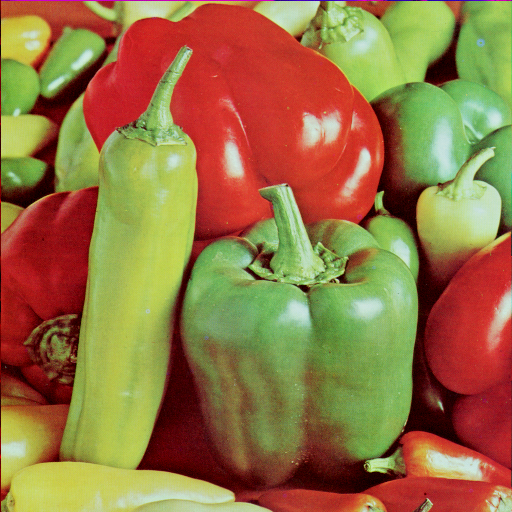
//> input picture proj1/imageprocessor_files/peppers.ppm, 512 x 512 px
$ ./imageprocessor imageprocessor_files/peppers.ppm   (built with g++ and OpenCV 4)
//> lines starting //> are read from the running program, lines starting //| are printed output that depends on the picture
#include <iostream>
#include <fstream>
#include <opencv2/highgui/highgui.hpp>
#include <opencv2/imgproc/imgproc.hpp>
#include <matplotlibcpp.h>
#include <chrono>


namespace plt = matplotlibcpp;
using namespace cv;
using namespace std;

class ImageProcessor
{
  public:
    map<string, double> processingTimes;

    Mat loadImage(const string &filename)
    {
//> called with filename = "imageprocessor_files/peppers.ppm"
      Mat image = imread(filename);
//> image is the input picture: 512 rows x 512 cols, CV_8UC3; mean B, G, R 66.5, 115.6, 149.8
      imshow("Original image",image);
      waitKey(0);

      return image;
    }

    vector<Mat> splitImage(const Mat image)
    {
      vector<Mat> channels;
      split(image, channels);
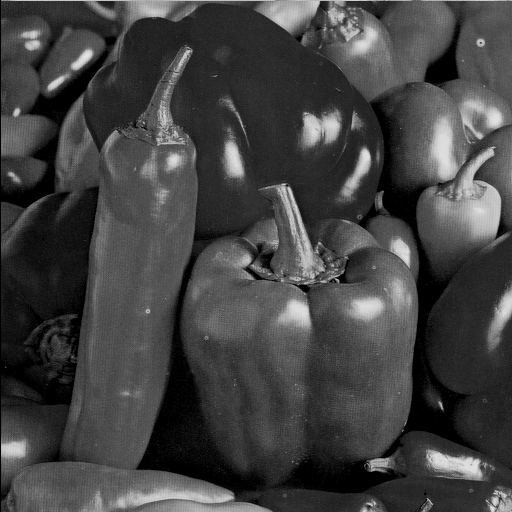
//> channels[0]: 512 rows x 512 cols, CV_8UC1; min 0, max 229, mean 66.5
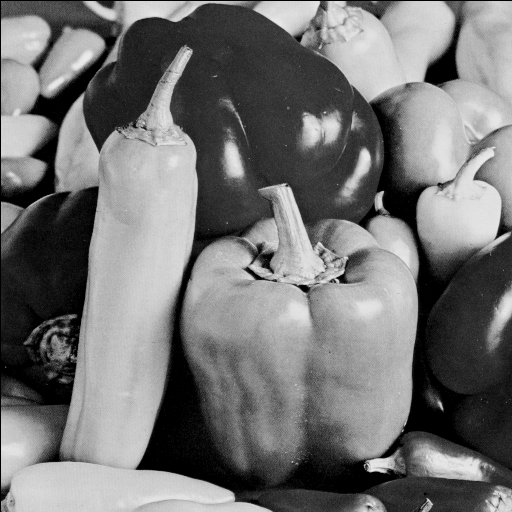
//> channels[1]: 512 rows x 512 cols, CV_8UC1; min 0, max 237, mean 115.6
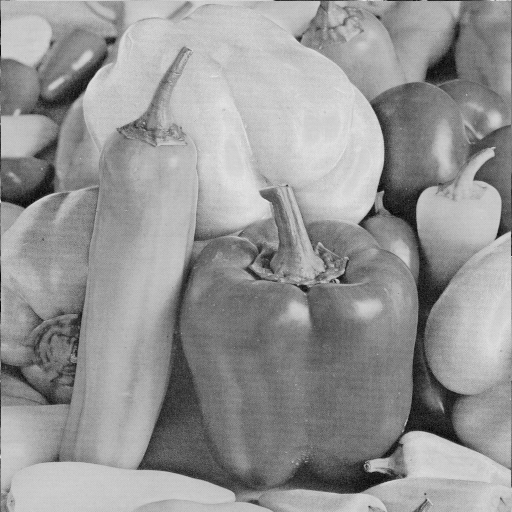
//> channels[2]: 512 rows x 512 cols, CV_8UC1; min 0, max 231, mean 149.8
      imshow("Blue",channels[0]);
      imshow("Red",channels[1]);
      imshow("Green",channels[2]);

      Mat blueBGR, redBGR, greenBGR;
      cvtColor(channels[0], blueBGR, COLOR_GRAY2BGR);
      cvtColor(channels[1], redBGR, COLOR_GRAY2BGR);
      cvtColor(channels[2], greenBGR, COLOR_GRAY2BGR);

      imwrite("../imageprocessor_files/results/blueImage.png", blueBGR);
      imwrite("../imageprocessor_files/results/redImage.png", redBGR);
      imwrite("../imageprocessor_files/results/greenImage.png", greenBGR);
      waitKey(0);
      return channels;
    }

    Mat toGrayscale(const Mat image)
    {
      Mat grayMat;
      cvtColor(image, grayMat, COLOR_BGR2GRAY);
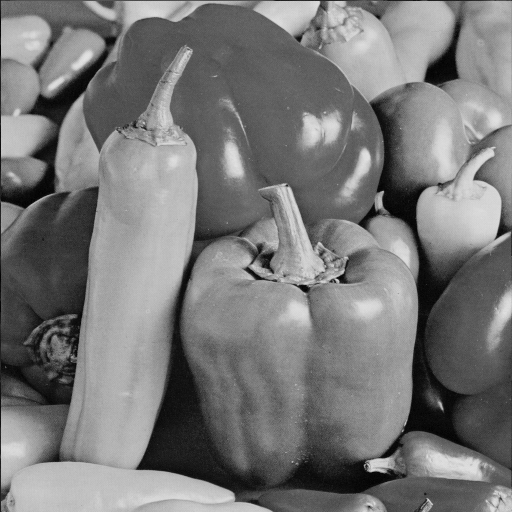
//> grayMat: 512 rows x 512 cols, CV_8UC1; min 0, max 228, mean 120.2
      imshow("Grey", grayMat);

      Mat grayMatBGR;
      cvtColor(grayMat, grayMatBGR, COLOR_GRAY2BGR);

      imwrite("../imageprocessor_files/results/grayMat.png", grayMatBGR);
      waitKey(0);
      return grayMat;
    }

    void calculateHistogram(const Mat &image)
    {
      // Calculate histogram
      Mat hist;
      int histSize = 256; // Number of bins
      float range[] = {0, 256}; // Range of pixel values
      const float *histRange = {range};

      calcHist(&image, 1, 0, Mat(), hist, 1, &histSize, &histRange);

      // Convert histogram to vector for matplotlib
      vector<float> histVec(histSize);
      for (int i = 0; i < histSize; i++)
      {
        histVec[i] = hist.at<float>(i);
      }

      // Plot histogram using matplotlib
      plt::figure_size(800, 600);
      plt::bar(histVec);
      plt::title("Pixel Intensity");
      plt::show();
    }

    void gaussianBlur(const Mat &image)
    {
      Mat blurredImage13, blurredImage7;
      GaussianBlur(image, blurredImage13, Size(13, 13), 0);
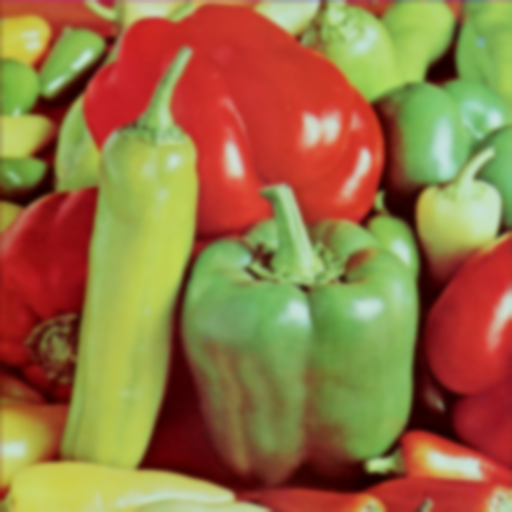
//> blurredImage13: 512 rows x 512 cols, CV_8UC3; mean B, G, R 66.5, 115.8, 149.9
      GaussianBlur(image, blurredImage7, Size(7, 7), 0);
      imshow("Blurred Image with 7x7 kernel", blurredImage7);
      imshow("Blurred Image with 13x13 kernel", blurredImage13);
      imwrite("../imageprocessor_files/results/blurredImage13.png", blurredImage13);
      imwrite("../imageprocessor_files/results/blurredImage7.png", blurredImage7);
      waitKey(0);
    }

    Mat imageDifference(const Mat &image1, const Mat &image2)
  {
    if (image1.size() != image2.size() || image1.type() != image2.type()) {
        cerr << "Error: Images must have the same size and type for imageDifference." << endl;
        return Mat();
    }
    Mat diffImage;
    absdiff(image1, image2, diffImage);
//> diffImage: 512 rows x 512 cols, CV_8UC3; every value is 0
    imshow("Difference between 2 images", diffImage);
    imwrite("../imageprocessor_files/results/diffImage.png", diffImage);
    waitKey(0);
    return diffImage;
  }

  double calculateMSE(const Mat &image1, const Mat &image2)
  {
    if (image1.size() != image2.size() || image1.type() != image2.type()) {
        cerr << "Error: Images must have the same size and type for MSE calculation." << endl;
        return -1.0;
    }
    Mat s1;
    absdiff(image1, image2, s1);
    s1.convertTo(s1, CV_32F);
//> s1: 512 rows x 512 cols, CV_32FC3; every value is 0
    s1 = s1.mul(s1);

    Scalar s = sum(s1);
//> s = Scalar(0)
    double sse = s.val[0] + s.val[1] + s.val[2];
//> sse = 0
    double mse = sse / (double)(image1.channels() * image1.total());
//> mse = 0
    cout << "MSE: " << mse << endl;
//| MSE: 0
//| MSE: 0
    return mse;
  }

  double calculatePSNR(const Mat &image1, const Mat &image2)
  {
    double mse = calculateMSE(image1, image2);
//> mse = 0
    if (mse <= 0) {
        cerr << "PSNR calculation not possible: MSE is zero or images are incompatible." << endl;
        return -1.0;
    }
    double max_pixel = 255.0;
    double psnr = 20 * log10(max_pixel / sqrt(mse));
    cout << "PSNR: " << psnr << endl;
    return psnr;
  }

    Mat quantizeImage(const Mat &image, int levels)
    {
//> called with levels = 4
      Mat quantizedImage;
      float scale = 255.0 / (levels - 1);
      image.convertTo(quantizedImage, CV_32F); // Convert to float for processing
      quantizedImage = quantizedImage / scale;
      quantizedImage.convertTo(quantizedImage, CV_32F, 1.0, 0.5); // Add 0.5 for rounding
      quantizedImage.convertTo(quantizedImage, CV_8U); // Convert back to 8-bit
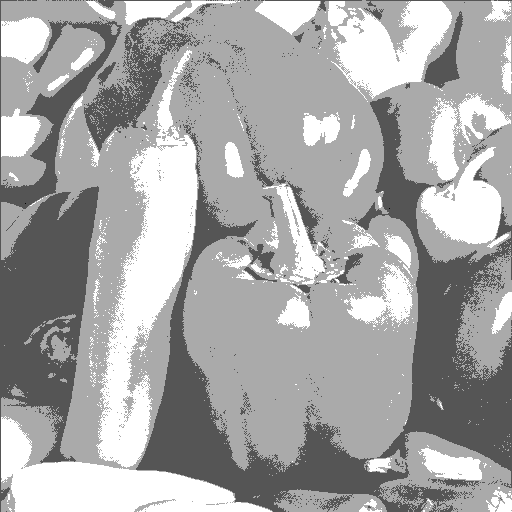
//> quantizedImage: 512 rows x 512 cols, CV_8UC1; min 0, max 3, mean 1.96; drawn with min black and max white
      quantizedImage = quantizedImage * scale;
//> in calculateMSE (call 3), `s1 = s1.mul(s1);`:
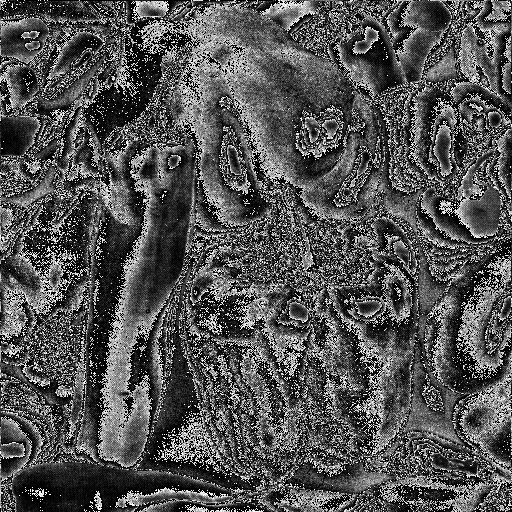
//> s1: 512 rows x 512 cols, CV_32FC1; min 0, max 784, mean 256.4; drawn with min black and max white
//> in calculateMSE (call 3), `Scalar s = sum(s1);`: s = Scalar(67220694)
//> in calculateMSE (call 3), `double sse = s.val[0] + s.val[1] + s.val[2];`: sse = 67220694
//> in calculateMSE (call 3), `double mse = sse / (double)(image1.channels() * image1.total());`: mse = 256.4
//| MSE: 256.427
//| PSNR: 24.0412
//> in calculateHistogram, `calcHist(&image, 1, 0, Mat(), hist, 1, &histSize, &histRange);`: hist = 256 values, max 2743 at index 96, min 0 at index 229, mean 1024
//> after the loop in calculateHistogram, `for (int i = 0; i < histSize; i++)`: histVec has the same summary as hist
//> (in calculateHistogram, `plt::figure_size(800, 600);` was passed over: plt is not available in this run)
//> (in calculateHistogram, `plt::bar(histVec);` was passed over: plt is not available in this run)
//> (in calculateHistogram, `plt::title("Pixel Intensity");` was passed over: plt is not available in this run)
//> (in calculateHistogram, `plt::show();` was passed over: plt is not available in this run)
      imshow("Quantized Image", quantizedImage);
      waitKey(0);
      return quantizedImage;
    }

    void measureAndPlotProcessingTime(const string &filename)
    {
        processingTimes.clear();  // Clear previous measurements

        // Helper lambda function to measure and store times
        auto measure = [&](const string &label, auto &&func) {
            auto start = chrono::high_resolution_clock::now();
            func();
            auto end = chrono::high_resolution_clock::now();
            processingTimes[label] = chrono::duration_cast<chrono::milliseconds>(end - start).count();
        };

        // Measure each function in the ImageProcessor class
        measure("loadImage", [&]() { loadImage(filename); });

        // Load the image once to use as input for other functions
        Mat image = loadImage(filename);

        measure("splitImage", [&]() { splitImage(image); });
        measure("toGrayscale", [&]() { toGrayscale(image); });
        measure("gaussianBlur", [&]() { gaussianBlur(image); });

        // Load another image to test image difference
        Mat image2 = loadImage("../imageprocessor_files/peppers.ppm");
        measure("imageDifference", [&]() { imageDifference(image, image2); });

        // Measure MSE and PSNR on the loaded images
        measure("calculateMSE", [&]() { calculateMSE(image, image2); });
//| MSE: 0
//| MSE: 0
        measure("calculatePSNR", [&]() { calculatePSNR(image, image2); });

        // Quantize the grayscale image at different levels
        Mat greyImage = toGrayscale(image);
        measure("quantization (n=4)", [&]() { quantizeImage(greyImage, 4); });
        measure("quantization (n=10)", [&]() { quantizeImage(greyImage, 10); });

        // Plot histogram for the grayscale image
        measure("calculateHistogram", [&]() { calculateHistogram(greyImage); });

        plotProcessingTimes();
    }


    void plotProcessingTimes()
    {
      vector<double> x_axis;
      vector<double> times;
      vector<string> labels;

      int index = 0;
      for (const auto &[func, time] : processingTimes)
      {
          labels.push_back(func);
          times.push_back(time);
          x_axis.push_back(static_cast<double>(index++));
      }

      plt::figure_size(1200, 800);
//> (this line was passed over: plt is not available in this run)
      plt::bar(x_axis, times);
//> (this line was passed over: plt is not available in this run)
      plt::title("Processing Time for Each Function");
//> (this line was passed over: plt is not available in this run)
      plt::xlabel("Function");
//> (this line was passed over: plt is not available in this run)
      plt::ylabel("Time (ms)");
//> (this line was passed over: plt is not available in this run)
      plt::xticks(x_axis, labels);
//> (this line was passed over: plt is not available in this run)
      plt::show();
//> (this line was passed over: plt is not available in this run)
    }


};

int main(int argc, char const *argv[])
{
  if (argc != 2) {
    cerr << "Usage: " << argv[0] << " <image_input_file>" << std::endl;
    return -1;
  }
  ImageProcessor processor;
  string title=argv[1];
  // Task 1
  Mat image = processor.loadImage(title);
  // Task 2
  vector<Mat> channels = processor.splitImage(image);
  Mat greyImage = processor.toGrayscale(image);
  // Task 4
  processor.gaussianBlur(image);
  Mat image2 = processor.loadImage("../imageprocessor_files/peppers.ppm");
  // Task 5
  processor.imageDifference(image,image2);
  processor.calculateMSE(image, image);
  processor.calculatePSNR(image, image2);
  // Task 6 - Quantize the grayscale image
  cout << "Quantization with 4 levels:  " << endl;
  Mat quantizedImage = processor.quantizeImage(greyImage, 4); // Bigger number = better quality, less MSE and more PSNR
  cout << "Quantization with 10 levels:  " << endl;
  Mat quantizedImage10 = processor.quantizeImage(greyImage, 10); // Bigger number = better quality, less MSE and more PSNR
  processor.calculatePSNR(greyImage, quantizedImage10);
  // Task 3
  processor.calculateHistogram(greyImage);
  // Time
  processor.measureAndPlotProcessingTime(title);
  return 0;
}

$ run again, with proj1/imageprocessor_files/anemone.ppm copied over proj1/imageprocessor_files/peppers.ppm
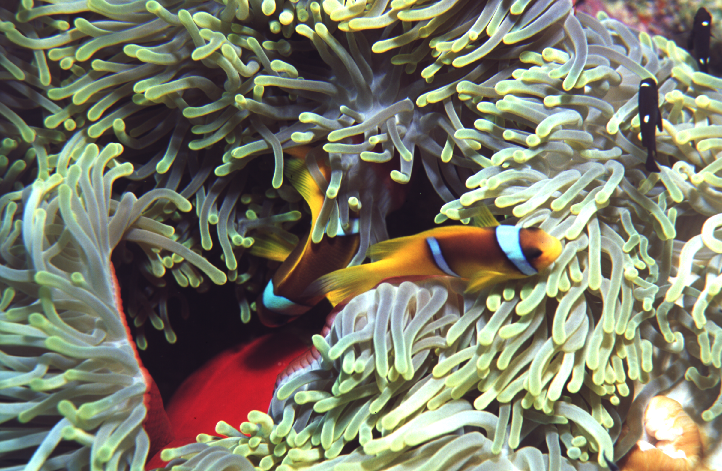
//> input picture proj1/imageprocessor_files/anemone.ppm, 722 x 471 px
//> in loadImage, image is the input picture: 471 rows x 722 cols, CV_8UC3; mean B, G, R 105.7, 125.1, 124.1
//> in gaussianBlur, `GaussianBlur(image, blurredImage7, Size(7, 7), 0);`:
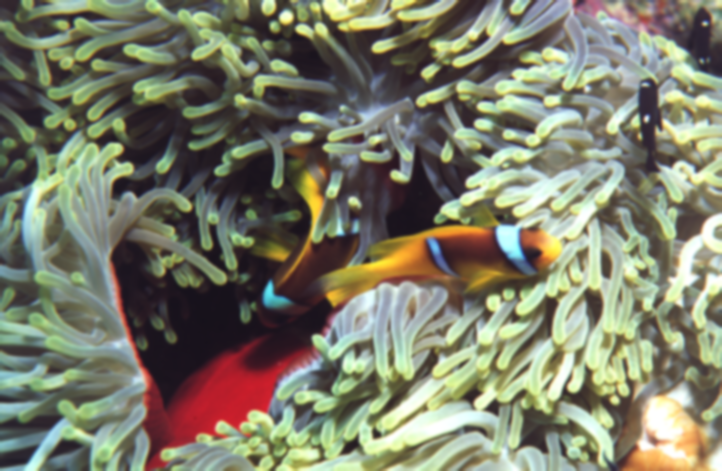
//> blurredImage7: 471 rows x 722 cols, CV_8UC3; mean B, G, R 105.7, 125.1, 124.1
//> diffImage: 471 rows x 722 cols, CV_8UC3; every value is 0
//> s = Scalar(0)
//> sse = 0
//| MSE: 0
//| MSE: 0
//> in calculateMSE (call 3), `s1 = s1.mul(s1);`:
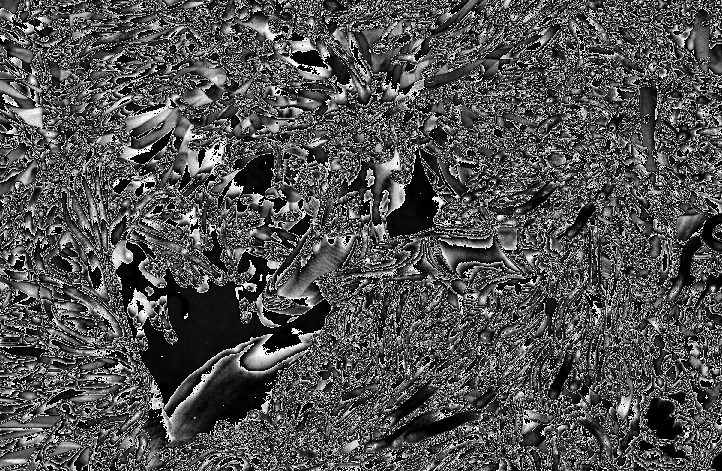
//> s1: 471 rows x 722 cols, CV_32FC1; min 0, max 784, mean 248.8; drawn with min black and max white
//> s = Scalar(84617288)
//> sse = 84617288
//> in calculateMSE (call 3), `double mse = sse / (double)(image1.channels() * image1.total());`: mse = 248.8
//| MSE: 248.829
//| PSNR: 24.1718
//> hist = 256 values, max 2762 at index 21, min 0 at index 0, mean 1328.4
//> after the loop in calculateHistogram, `for (int i = 0; i < histSize; i++)`: histVec has the same summary as hist
//| MSE: 0
//| MSE: 0

$ run again, with proj1/imageprocessor_files/arial.ppm copied over proj1/imageprocessor_files/peppers.ppm
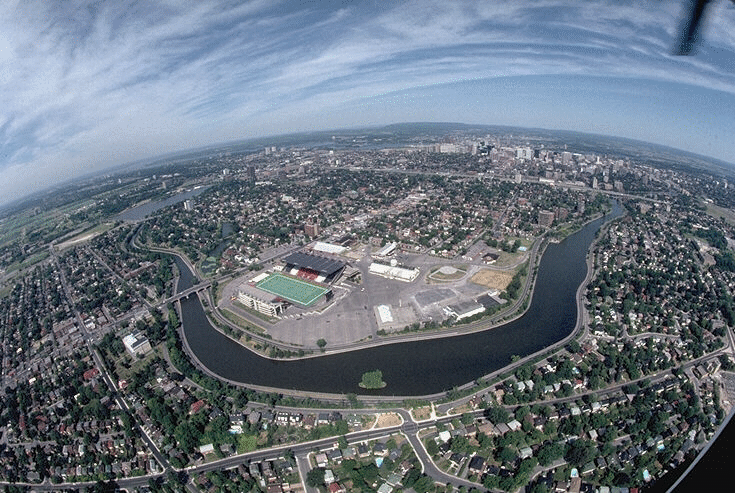
//> input picture proj1/imageprocessor_files/arial.ppm, 735 x 493 px
//> in loadImage, image is the input picture: 493 rows x 735 cols, CV_8UC3; mean B, G, R 127.5, 116.4, 105.9
//> in gaussianBlur, `GaussianBlur(image, blurredImage13, Size(13, 13), 0);`:
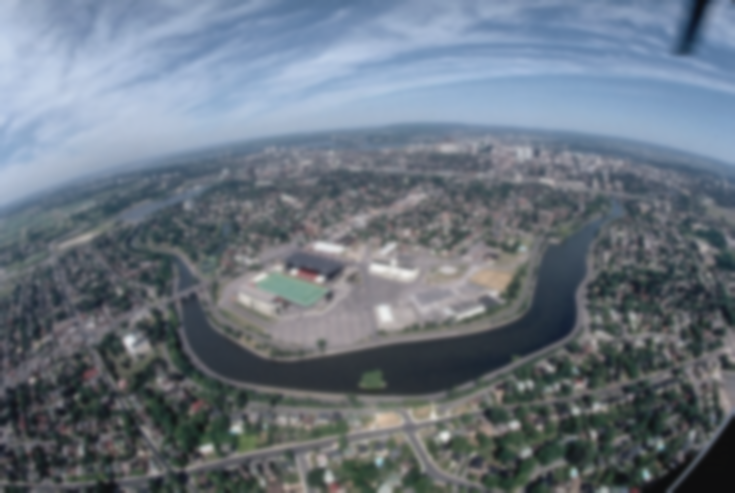
//> blurredImage13: 493 rows x 735 cols, CV_8UC3; mean B, G, R 127.5, 116.4, 105.9
//> diffImage: 493 rows x 735 cols, CV_8UC3; every value is 0
//> s = Scalar(0)
//> sse = 0
//| MSE: 0
//| MSE: 0
//> in calculateMSE (call 3), `s1 = s1.mul(s1);`:
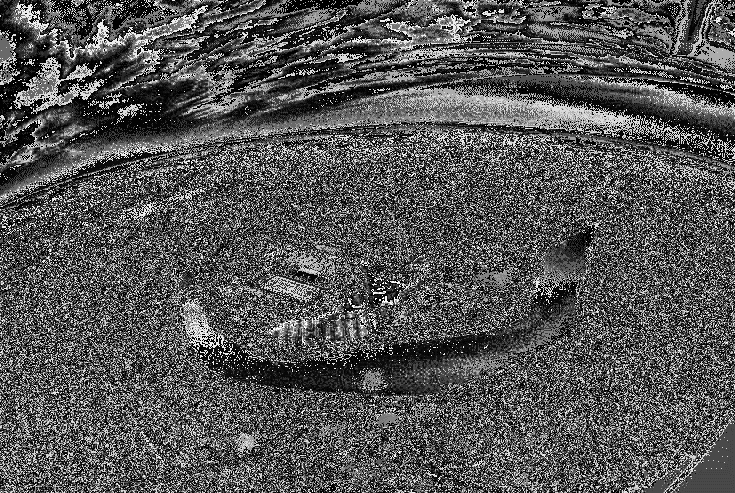
//> s1: 493 rows x 735 cols, CV_32FC1; min 0, max 784, mean 264.3; drawn with min black and max white
//> s = Scalar(95780910)
//> sse = 95780910
//> in calculateMSE (call 3), `double mse = sse / (double)(image1.channels() * image1.total());`: mse = 264.3
//| MSE: 264.329
//| PSNR: 23.9094
//> hist = 256 values, max 6876 at index 154, min 0 at index 0, mean 1415.4
//> after the loop in calculateHistogram, `for (int i = 0; i < histSize; i++)`: histVec has the same summary as hist
//| MSE: 0
//| MSE: 0
